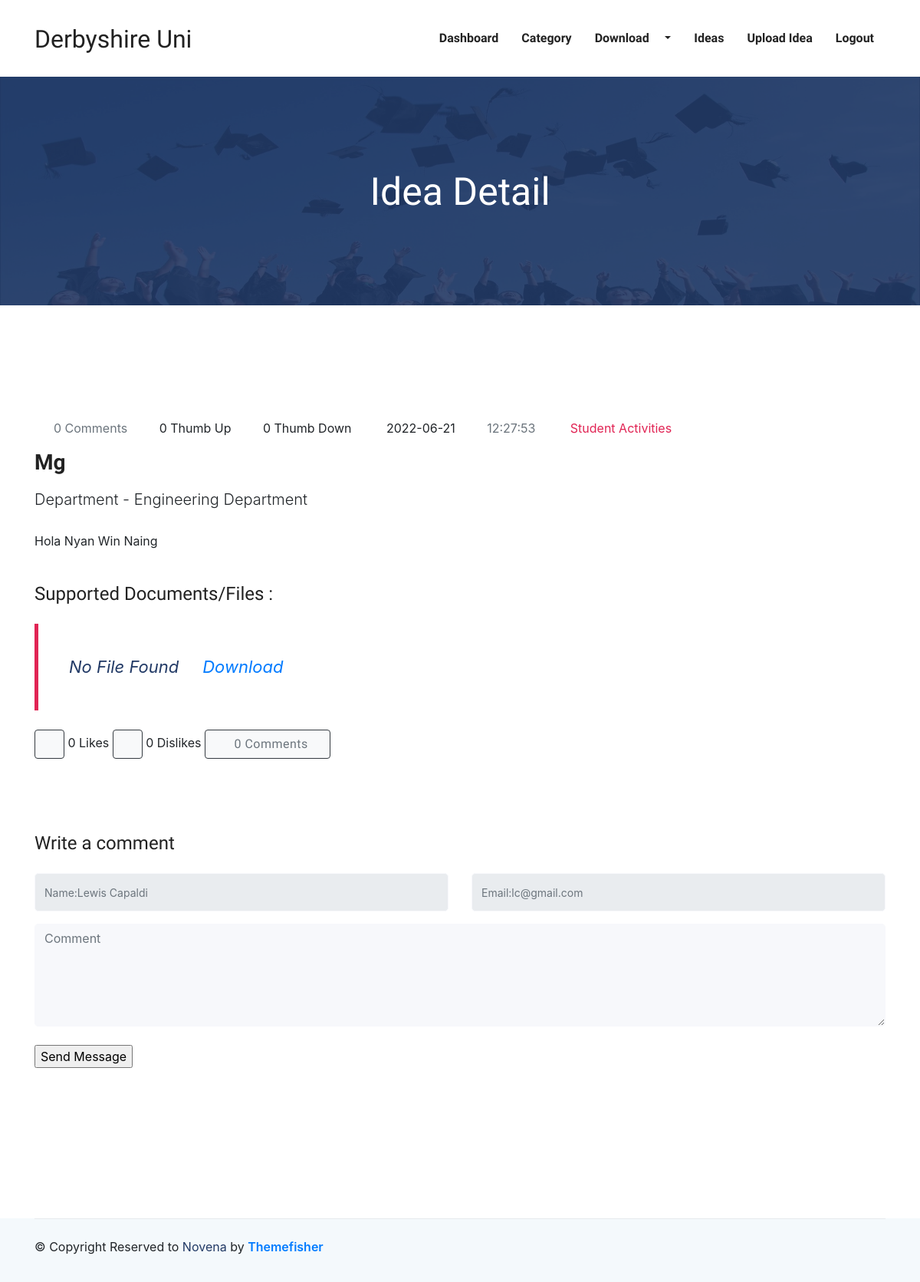
/like_unlike.php?ideaIdToDetail=35 (signed in), run on the app's committed database.
### tables this page shows
CREATE TABLE `idea` (
  `ideaId` int NOT NULL,
  `qamId` int DEFAULT NULL,
  `qacId` int DEFAULT NULL,
  `staffId` int DEFAULT NULL,
  `adminId` int DEFAULT NULL,
  `categoryId` int DEFAULT NULL,
  `idea` text,
  `document` text,
  `anonymousStatus` tinyint(1) DEFAULT NULL,
  `uploadDate` date DEFAULT NULL,
  `uploadTime` time DEFAULT NULL,
  `thumbUp` int NOT NULL,
  `thumbDown` int NOT NULL
);

CREATE TABLE `category` (
  `categoryId` int NOT NULL,
  `category` varchar(100) NOT NULL
);

CREATE TABLE `staff` (
  `staffId` int NOT NULL,
  `staffName` varchar(50) DEFAULT NULL,
  `staffPhone` varchar(20) DEFAULT NULL,
  `staffEmail` varchar(100) DEFAULT NULL,
  `staffPassword` text,
  `staffAddress` text,
  `status` tinyint(1) DEFAULT NULL,
  `deptId` int DEFAULT NULL
);

CREATE TABLE `department` (
  `deptId` int NOT NULL,
  `department` varchar(100) NOT NULL
);

CREATE TABLE `qam` (
  `qamId` int NOT NULL,
  `qamName` varchar(30) NOT NULL,
  `qamPhone` varchar(22) NOT NULL,
  `qamEmail` varchar(50) NOT NULL,
  `qamPassword` text NOT NULL,
  `qamAddress` text,
  `status` tinyint(1) NOT NULL
);

### like_unlike.php (the view, shortened to what this page needs)
<?php
include "header.php";
if (isset($_REQUEST['ideaIdToDetail'])) {
	$ideaId = $_REQUEST['ideaIdToDetail'];
	$date = "";
	$time = "";
	$category = "";
	$authorname = "";
	$department = "";
	$idea = "";
	$file = "";
	$selectideastmt = $conn->prepare("SELECT * from idea where ideaId=$ideaId");
	$selectideastmt->execute();
	$dataofidea = $selectideastmt->fetch(PDO::FETCH_ASSOC);
	$staffId = $dataofidea['staffId'];
	if ($staffId != 0) {
		$selectstaffpost = $conn->prepare("SELECT i.*,s.*,c.*,d.* from idea i,staff s,category c,department d where i.staffId=s.staffId and i.categoryId=c.categoryId and s.deptId=d.deptId and s.staffId=$staffId and i.ideaId=$ideaId");
		$selectstaffpost->execute();
		$dataofstaffpost = $selectstaffpost->fetch(PDO::FETCH_ASSOC);
		$date = $dataofstaffpost['uploadDate'];
		$time = $dataofstaffpost['uploadTime'];
		$category = $dataofstaffpost['category'];
		$idea = $dataofstaffpost['idea'];
		$anonymous = $dataofstaffpost['anonymousStatus'];
		if ($anonymous == 1) {
			$authorname = "Anonymous Author";
		} else {
			$authorname = $dataofstaffpost['staffName'];
		}
		$file = !empty($dataofstaffpost['document']) ? $dataofstaffpost['document'] : "No File Found";
		$department = $dataofstaffpost['department'];
	}
} else {
}
if ($_SESSION['authortype'] == "qam") {
	$authorid = $_SESSION['authorid'];
	$qmnselect = "Select * from qam where qamId=$authorid";
	$qmnstmt = $conn->prepare($qmnselect);
	$qmnstmt->execute();
	$qmnfetch = $qmnstmt->fetch();
	$qmname = $qmnfetch['qamName'];
	$qmid = $qmnfetch['qamId'];
	$qamEmail = $qmnfetch['qamEmail'];
}
$qmid = !empty($qmid) ? $qmid : null;
$ideaid = $_REQUEST['ideaIdToDetail'];
if ($qmid != null) {
	$usrname = $qmname;
	$usrEmail = $qamEmail;
}
$likes = 1;
$like_count = "SELECT * FROM rating_info WHERE ideaid=:ideaid AND rating_action=:rating_action";
$counts = $conn->prepare($like_count);
$counts->bindParam(":ideaid", $ideaid);
$counts->bindParam(":rating_action", $likes);
$counts->execute();
$like_counts = $counts->rowCount();
$unlikes = 0;
$unlike_count = "SELECT * FROM rating_info WHERE ideaid=:ideaid AND rating_action=:rating_action";
$counts = $conn->prepare($unlike_count);
$counts->bindParam(":ideaid", $ideaid);
$counts->bindParam(":rating_action", $unlikes);
$counts->execute();
$unlike_counts = $counts->rowCount();
$comment_count = "SELECT * FROM comment WHERE ideaid=:ideaid ";
$comment_counts = $conn->prepare($comment_count);
$comment_counts->bindParam(":ideaid", $ideaid);
$comment_counts->execute();
$total_comment = $comment_counts->rowCount();
?>
<section class="page-title" style="background-image: url('images/bg/hat.png') !important; background-size: cover; background-repeat: no-repeat;">
	<div class="container">
		<div class="row">
			<div class="col-md-12">
				<div class="block text-center">
					<h1 class="text-capitalize mb-5 text-lg">Idea Detail</h1>
				</div>
			</div>
		</div>
	</div>
</section>
<section class="section blog-wrap">
	<div class="container">
		<div class="row">
			<div class="col-lg-12">
				<div class="row">
					<div class="col-lg-12 mb-5">
						<div class="single-blog-item">
							<div class="blog-item-content mt-5">
								<div class="blog-item-meta mb-3">
									<span class="text-muted text-capitalize mr-3"><i class="icofont-comment mr-2"></i> <?php echo $total_comment; ?> Comments</span>
									<span class="text-black text-capitalize mr-3"><i class="icofont-thumbs-up mr-1"></i> <?php echo $like_counts; ?> Thumb Up</span>
									<span class="text-black text-capitalize mr-3"><i class="icofont-thumbs-down mr-1"></i> <?php echo $unlike_counts; ?> Thumb Down</span>
									<span class="text-black text-capitalize mr-3"><i class="icofont-calendar mr-2"></i> <?php echo $date; ?> </span>
									<span class="text-muted text-capitalize mr-3"><i class="icofont-clock-time mr-1"></i> <?php echo $time; ?> </span>
									<span class="text-color-2 text-capitalize mr-3"><i class="icofont-book-mark mr-2"></i> <?php echo $category; ?> </span>
								</div>
								<h3 class='mt-3 mb-3'>
									<b><?php echo $authorname; ?></b>
								</h3>
								<?php
								if ($department != "") {
									echo "<p class='lead mb-4'>Department - $department</p>";
								}
								?>
								<p><?php echo $idea; ?></p>
								<br>
								<h4>Supported Documents/Files : </h4>
								<blockquote class="quote">
									<?php echo $file; ?> &nbsp; &nbsp; <a href="eachFileDownload.php?download=<?php echo 'Uploads/' . $file ?>&&ideaIdToDetail=<?php echo $ideaId; ?>"> Download</a><br>
								</blockquote>
								<a href='like_unlike.php?lid&&ideaIdToDetail=<?php echo $ideaId; ?>' class="btn btn-light btn-outline-dark"><i class="icofont-thumbs-up"></i> </a>
								<span id="likeno"><?php echo $like_counts  ?> Likes</span>
								<a href='like_unlike.php?did&&ideaIdToDetail=<?php echo $ideaId; ?>' class="btn btn-light btn-outline-dark"> <i class="icofont-thumbs-down"></i>
								</a>
								<span id="dislikeno"><?php echo $unlike_counts  ?> Dislikes</span>
								<a href="comment_detail.php?ideaIdToComment=<?php echo $ideaId; ?>" class="btn btn-light btn-outline-dark" target="_blank"><span class="text-muted text-capitalize mr-3"><i class="icofont-comment mr-2"></i> <?php echo $total_comment; ?> Comments</span></a>
							</div>
						</div>
					</div>
					<div class="col-lg-12">
						<form class="comment-form my-5" id="comment-form" method="post">
							<h4 class="mb-4">Write a comment</h4>
							<div class="row">
								<div class="col-md-6">
									<div class="form-group">
										<input class="form-control" type="text" name="name" id="name" placeholder="Name:<?php echo $usrname;  ?>" readonly>
									</div>
								</div>
								<div class="col-md-6">
									<div class="form-group">
										<input class="form-control" type="text" name="mail" id="mail" placeholder="Email:<?php echo $usrEmail;  ?>" readonly>
									</div>
								</div>
							</div>
							<textarea class="form-control mb-4" name="comment" id="comment_tf" cols="30" rows="5" placeholder="Comment"></textarea>
							<input type="submit" value="Send Message" name="btnSubmit">
						</form>
					</div>
				</div>
			</div>
		</div>
	</div>
</section>
<?php
include "footer.php";
?>

### css/style.css (style rules this page uses)
html { overflow-x: hidden; }
body { line-height: 1.6; font-family: "Roboto", sans-serif; -webkit-font-smoothing: antialiased; font-size: 16px; color: #6F8BA4; font-weight: 400; }
h1, .h1, h2, .h2, h3, .h3, h4, .h4, h5, .h5, h6, .h6 { font-family: "Exo", sans-serif; font-weight: 700; color: #222; }
h1, .h1 { font-size: 2.5rem; }
h3, .h3 { font-size: 1.5rem; }
h4, .h4 { font-size: 1.3rem; line-height: 30px; }
p { line-height: 30px; }
input[type="email"], input[type="password"], input[type="text"], input[type="tel"] { box-shadow: none; height: 45px; outline: none; font-size: 14px; }
.form-control { box-shadow: none; border-radius: 0; }
.btn { display: inline-block; font-size: 14px; font-size: 0.8125rem; font-weight: 700; letter-spacing: .5px; padding: .75rem 2rem; font-family: "Exo", sans-serif; text-transform: uppercase; border-radius: 5px; border: 2px solid transparent; transition: all .35s ease; }
.section { padding: 100px 0; }
.text-lg { font-size: 3.75rem; }
a { color: #222; text-decoration: none; transition: all .35s ease; }
.page-title { padding: 120px 0px 70px 0px; position: relative; }
.page-title .block h1 { color: #fff; }
.text-lg { font-size: 50px; }
.text-color-2 { color: #e12454; }
.quote { font-size: 22px; color: #223a66; padding: 40px; font-style: italic; border-left: 5px solid #e12454; margin: 25px 0px; }
.comment-form .form-control { background: #f7f8fb; border-radius: 5px; border-color: #f7f8fb; height: 50px; }
.comment-form textarea.form-control { height: auto; }

### data on the page
idea: uploadDate "2022-06-21", uploadTime "12:27:53", categoryId.category "Student Activities", staffId.staffName "Mg", department.department "Engineering Department", idea "Hola Nyan Win Naing", document "No File Found"
qam: name "Name:Lewis Capaldi", mail "Email:lc@gmail.com"

### other printed values
$total_comment "0"
$like_counts "0"
$unlike_counts "0"
